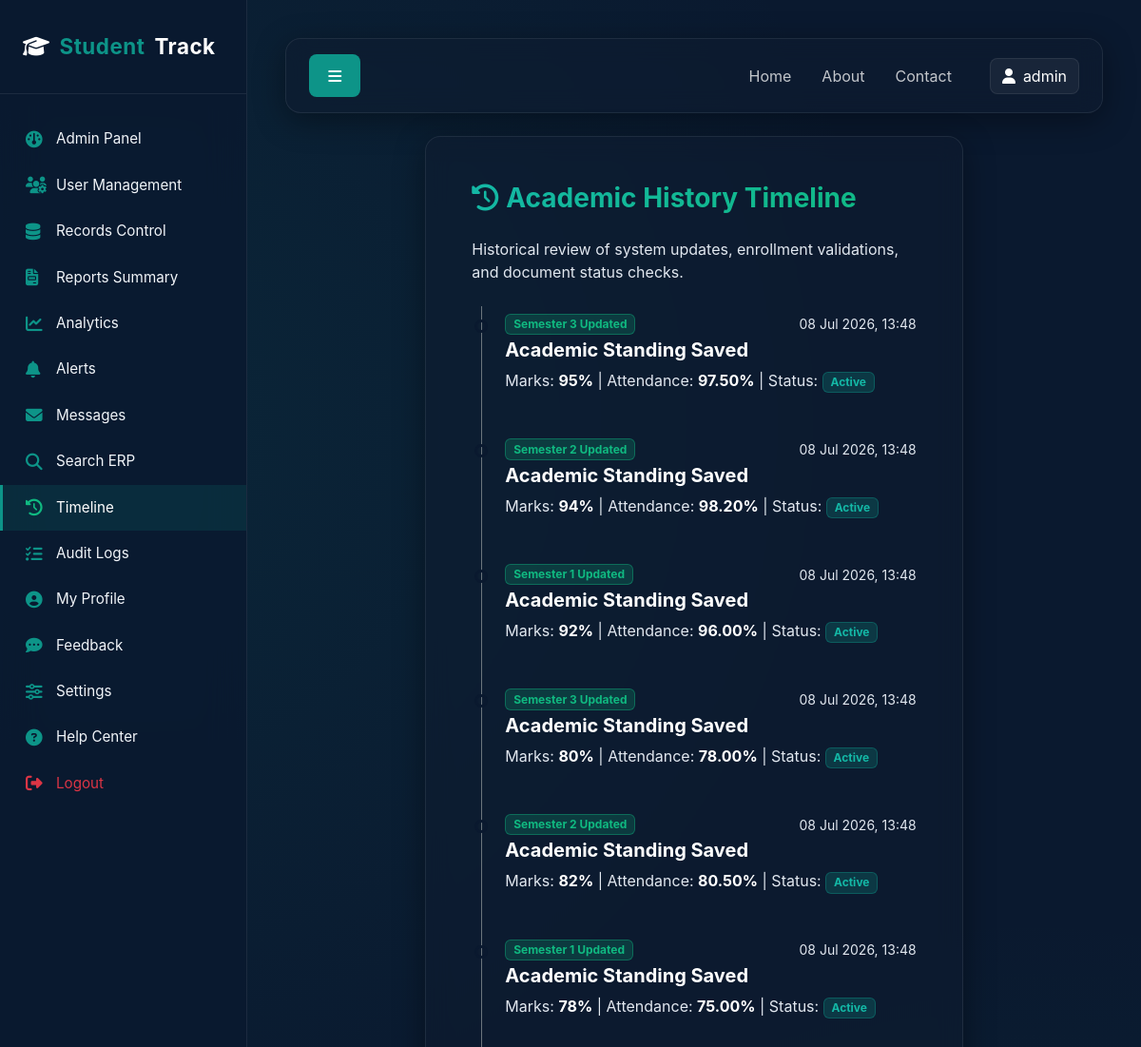
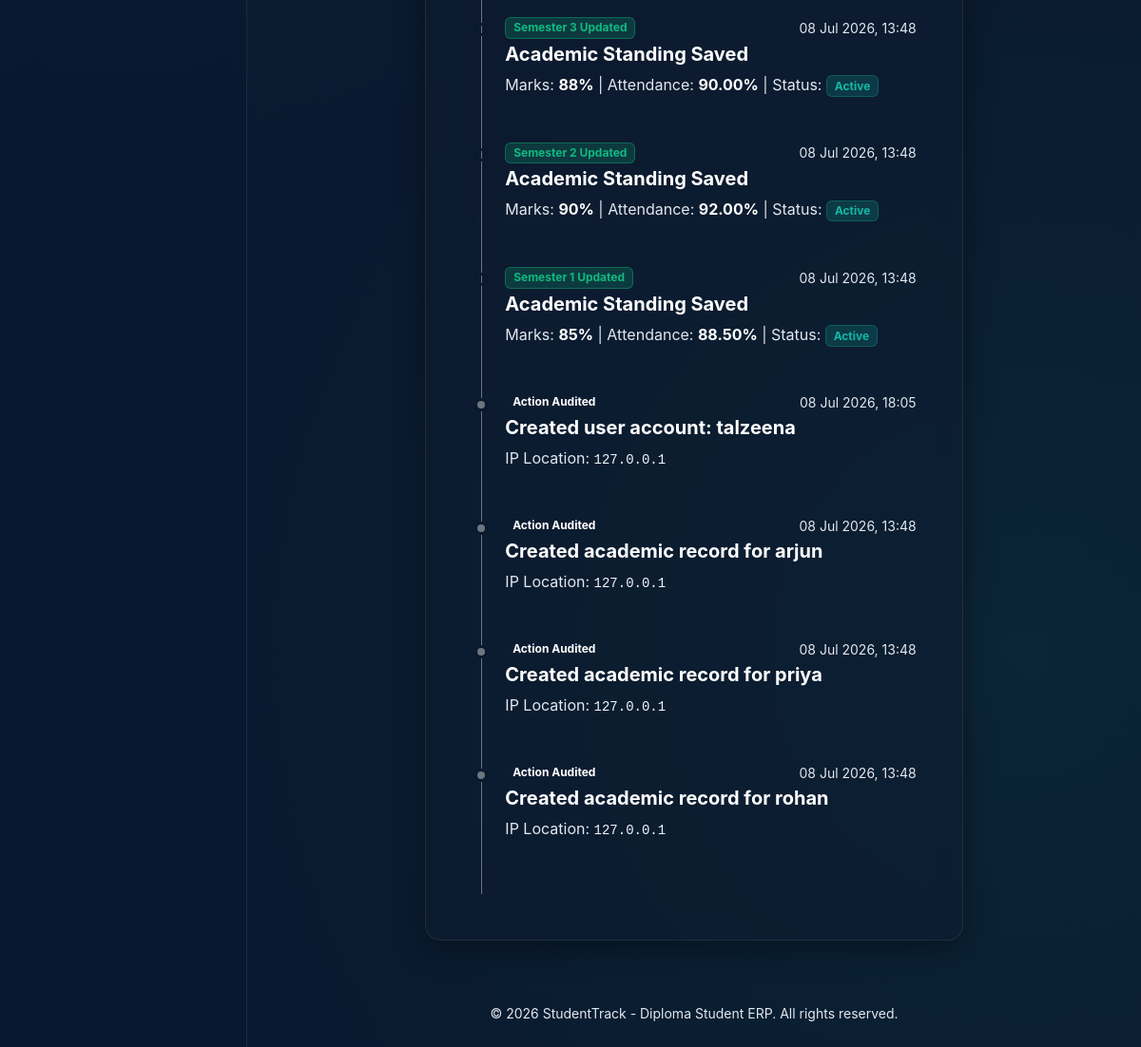
Page /history/ (signed in) on the committed database (2 pictures, top to bottom).
### erp/models.py (models this page shows, shortened)
class StudentRecord(models.Model):
    STATUS_CHOICES = [
        ('Active', 'Active'),
        ('Suspended', 'Suspended'),
        ('Graduated', 'Graduated'),
    ]
    student = models.ForeignKey(User, on_delete=models.CASCADE, related_name='records')
    semester = models.CharField(max_length=20)
    marks_obtained = models.IntegerField(default=0)
    attendance_percentage = models.DecimalField(max_digits=5, decimal_places=2, default=0.00)
    academic_status = models.CharField(max_length=20, choices=STATUS_CHOICES, default='Active')
    updated_at = models.DateTimeField(auto_now=True)
    created_by = models.ForeignKey(User, null=True, on_delete=models.SET_NULL, related_name='created_records')

class ActivityLog(models.Model):
    user = models.ForeignKey(User, null=True, on_delete=models.SET_NULL, related_name='activity_logs')
    action = models.CharField(max_length=255)
    timestamp = models.DateTimeField(auto_now_add=True)
    ip_address = models.CharField(max_length=50, null=True, blank=True)

### erp/views.py (the view)
# urls.py: path('history/', views.history_view, name='history'),
@login_required
def history_view(request):
    if request.user.profile.role == 'admin':
        logs = ActivityLog.objects.filter(action__icontains="Created").order_by('-timestamp')
        records = StudentRecord.objects.all().order_by('-updated_at')
    else:
        logs = request.user.activity_logs.filter(action__icontains="Uploaded").order_by('-timestamp')
        records = request.user.records.all().order_by('-updated_at')
    return render(request, 'erp/history.html', {'logs': logs, 'records': records})

### erp/templates/erp/history.html (shortened to what this page needs)
{% extends 'erp/base.html' %}
{% block content %}
<div class="row">
    <div class="col-lg-8 mx-auto">
        <div class="glass-card p-5">
            <h3 class="fw-bold mb-4 accent-text-gradient"><i class="fa-solid fa-clock-rotate-left me-2"></i>Academic History Timeline</h3>
            <p class="text-muted mb-4">Historical review of system updates, enrollment validations, and document status checks.</p>
            <div class="position-relative ps-4 border-start border-secondary py-2" style="margin-left: 10px;">
                {% for record in records %}
                <div class="mb-5 position-relative">
                    <div class="position-absolute bg-teal rounded-circle" style="width: 14px; height: 14px; left: -32px; top: 6px; border: 3px solid var(--bg-dark-blue);"></div>
                    <div class="d-flex justify-content-between align-items-center mb-1">
                        <span class="badge badge-accent">{{ record.semester }} Updated</span>
                        <small class="text-muted">{{ record.updated_at|date:"d M Y, H:i" }}</small>
                    </div>
                    <h5 class="fw-bold text-white mb-2">Academic Standing Saved</h5>
                    <p class="text-muted mb-0">Marks: <strong class="text-white">{{ record.marks_obtained }}%</strong> | Attendance: <strong class="text-white">{{ record.attendance_percentage }}%</strong> | Status: <span class="badge badge-teal">{{ record.academic_status }}</span></p>
                </div>
                {% endfor %}
                {% for log in logs %}
                <div class="mb-5 position-relative">
                    <div class="position-absolute bg-secondary rounded-circle" style="width: 14px; height: 14px; left: -32px; top: 6px; border: 3px solid var(--bg-dark-blue);"></div>
                    <div class="d-flex justify-content-between align-items-center mb-1">
                        <span class="badge badge-glass">Action Audited</span>
                        <small class="text-muted">{{ log.timestamp|date:"d M Y, H:i" }}</small>
                    </div>
                    <h5 class="fw-bold text-white mb-2">{{ log.action }}</h5>
                    <p class="text-muted mb-0">IP Location: <code class="text-teal-hover">{{ log.ip_address|default:"127.0.0.1" }}</code></p>
                </div>
                {% endfor %}
            </div>
        </div>
    </div>
</div>
{% endblock %}

### erp/templates/erp/base.html (shortened to what this page needs)
{% load static %}
<!DOCTYPE html>
<html lang="en">
<head>
    <link href="https://cdn.jsdelivr.net/npm/bootstrap@5.3.0/dist/css/bootstrap.min.css" rel="stylesheet">
    <link href="https://cdnjs.cloudflare.com/ajax/libs/font-awesome/6.4.0/css/all.min.css" rel="stylesheet">
    <link rel="stylesheet" href="{% static 'erp/css/theme.css' %}">
</head>
<body>
    <div id="wrapper">
        {% if user.is_authenticated %}
        <nav id="sidebar">
            <div class="sidebar-header">
                <a href="{% url 'dashboard' %}" class="sidebar-brand">
                    <i class="fa-solid fa-graduation-cap text-teal"></i>
                    <span>Student</span>Track
                </a>
            </div>
            <ul class="components-nav">
                {% if user.profile.role == 'admin' %}
                    <li class="{% if request.resolver_match.url_name == 'admin_dashboard' %}active{% endif %}">
                        <a href="{% url 'admin_dashboard' %}"><i class="fa-solid fa-gauge"></i> Admin Panel</a>
                    </li>
                    <li class="{% if request.resolver_match.url_name == 'user_management' %}active{% endif %}">
                        <a href="{% url 'user_management' %}"><i class="fa-solid fa-users-cog"></i> User Management</a>
                    </li>
                    <li class="{% if request.resolver_match.url_name == 'data_management' %}active{% endif %}">
                        <a href="{% url 'data_management' %}"><i class="fa-solid fa-database"></i> Records Control</a>
                    </li>
                {% endif %}
                <li class="{% if request.resolver_match.url_name == 'reports' %}active{% endif %}">
                    <a href="{% url 'reports' %}"><i class="fa-solid fa-file-invoice"></i> Reports Summary</a>
                </li>
                <li class="{% if request.resolver_match.url_name == 'analytics' %}active{% endif %}">
                    <a href="{% url 'analytics' %}"><i class="fa-solid fa-chart-line"></i> Analytics</a>
                </li>
                <li class="{% if request.resolver_match.url_name == 'notifications' %}active{% endif %}">
                    <a href="{% url 'notifications' %}"><i class="fa-solid fa-bell"></i> Alerts</a>
                </li>
                <li class="{% if request.resolver_match.url_name == 'messages' %}active{% endif %}">
                    <a href="{% url 'messages' %}"><i class="fa-solid fa-envelope"></i> Messages</a>
                </li>
                <li class="{% if request.resolver_match.url_name == 'search' %}active{% endif %}">
                    <a href="{% url 'search' %}"><i class="fa-solid fa-search"></i> Search ERP</a>
                </li>
                <li class="{% if request.resolver_match.url_name == 'history' %}active{% endif %}">
                    <a href="{% url 'history' %}"><i class="fa-solid fa-clock-rotate-left"></i> Timeline</a>
                </li>
                <li class="{% if request.resolver_match.url_name == 'activity_logs' %}active{% endif %}">
                    <a href="{% url 'activity_logs' %}"><i class="fa-solid fa-list-check"></i> Audit Logs</a>
                </li>
                <li class="{% if request.resolver_match.url_name == 'profile' %}active{% endif %}">
                    <a href="{% url 'profile' %}"><i class="fa-solid fa-user-circle"></i> My Profile</a>
                </li>
                <li class="{% if request.resolver_match.url_name == 'feedback' %}active{% endif %}">
                    <a href="{% url 'feedback' %}"><i class="fa-solid fa-comment-dots"></i> Feedback</a>
                </li>
                <li class="{% if request.resolver_match.url_name == 'settings' %}active{% endif %}">
                    <a href="{% url 'settings' %}"><i class="fa-solid fa-sliders"></i> Settings</a>
                </li>
                <li class="{% if request.resolver_match.url_name == 'help_center' %}active{% endif %}">
                    <a href="{% url 'help_center' %}"><i class="fa-solid fa-question-circle"></i> Help Center</a>
                </li>
                <li>
                    <a href="{% url 'logout' %}" class="text-danger"><i class="fa-solid fa-sign-out-alt text-danger"></i> Logout</a>
                </li>
            </ul>
        </nav>
        {% endif %}
        <div id="content" class="w-100">
            <nav class="navbar navbar-expand-lg glass-card py-3 px-4 mb-4">
                <div class="container-fluid p-0">
                    {% if user.is_authenticated %}
                    <button type="button" id="sidebarCollapse" class="btn btn-teal me-3">
                        <i class="fa-solid fa-bars"></i>
                    </button>
                    {% else %}
                    <a href="{% url 'home' %}" class="navbar-brand text-white fw-bold me-auto">
                        <i class="fa-solid fa-graduation-cap text-teal me-2"></i>StudentTrack
                    </a>
                    {% endif %}
                    <div class="collapse navbar-collapse d-none d-lg-flex justify-content-end" id="navbarContent">
                        <ul class="navbar-nav align-items-center gap-3">
                            <li class="nav-item">
                                <a href="{% url 'home' %}" class="nav-link text-white opacity-75">Home</a>
                            </li>
                            <li class="nav-item">
                                <a href="{% url 'about' %}" class="nav-link text-white opacity-75">About</a>
                            </li>
                            <li class="nav-item mb-0">
                                <a href="{% url 'contact' %}" class="nav-link text-white opacity-75 me-3">Contact</a>
                            </li>
                            {% if user.is_authenticated %}
                            <li class="nav-item dropdown">
                                <a class="btn btn-glass d-flex align-items-center gap-2" href="{% url 'profile' %}">
                                    {% if user.profile.profile_pic %}
                                        <img src="{{ user.profile.profile_pic.url }}" alt="avatar" class="rounded-circle" style="width: 25px; height: 25px; object-fit: cover;">
                                    {% else %}
                                        <i class="fa-solid fa-user text-teal"></i>
                                    {% endif %}
                                    <span>{{ user.username }}</span>
                                </a>
                            </li>
                            {% endif %}
                        </ul>
                    </div>
                </div>
            </nav>
            <div class="container-fluid p-0">
                {% block content %}{% endblock %}
            </div>
            <footer class="mt-5 text-center text-muted py-3">
                <small>&copy; 2026 StudentTrack - Diploma Student ERP. All rights reserved.</small>
            </footer>
        </div>
    </div>
</body>
</html>

### static/erp/css/theme.css (style rules this page uses)
:root { --bg-dark-blue: #0a192f; --bg-card-glass: rgba(16, 28, 48, 0.55); --border-glass: rgba(255, 255, 255, 0.08); --teal-green: #0d9488; --teal-green-hover: #14b8a6; --accent-green: #10b981; --light-gray: #f1f5f9; --pure-white: #ffffff; --text-muted: #e2e8f0; --sidebar-width: 260px; --transition-smooth: all 0.3s cubic-bezier(0.4, 0, 0.2, 1); }
.text-muted { color: #e2e8f0 !important; }
body { background-color: var(--bg-dark-blue); background-image: radial-gradient(circle at 10% 20%, rgba(13, 148, 136, 0.1) 0%, transparent 40%), radial-gradient(circle at 90% 80%, rgba(16, 185, 129, 0.08) 0%, transparent 40%); background-attachment: fixed; color: var(--pure-white); font-family: 'Inter', 'Outfit', -apple-system, BlinkMacSystemFont, "Segoe UI", Roboto, sans-serif; min-height: 100vh; overflow-x: hidden; }
.glass-card { background: var(--bg-card-glass); backdrop-filter: blur(12px); -webkit-backdrop-filter: blur(12px); border: 1px solid var(--border-glass); border-radius: 16px; box-shadow: 0 8px 32px 0 rgba(0, 0, 0, 0.37); transition: var(--transition-smooth); }
#wrapper { display: flex; width: 100%; align-items: stretch; }
#sidebar { min-width: var(--sidebar-width); max-width: var(--sidebar-width); background: rgba(10, 25, 47, 0.85); backdrop-filter: blur(20px); -webkit-backdrop-filter: blur(20px); border-right: 1px solid var(--border-glass); transition: var(--transition-smooth); min-height: 100vh; z-index: 1000; }
#content { width: 100%; padding: 2.5rem; min-height: 100vh; transition: var(--transition-smooth); }
.sidebar-header { padding: 2rem 1.5rem; border-bottom: 1px solid var(--border-glass); }
.sidebar-brand { font-size: 1.4rem; font-weight: 700; letter-spacing: 0.5px; color: var(--pure-white); text-decoration: none; display: flex; align-items: center; gap: 10px; }
.sidebar-brand span { color: var(--teal-green); }
.components-nav { padding: 1.5rem 0; list-style: none; margin: 0; }
.components-nav li a { padding: 0.8rem 1.5rem; font-size: 0.95rem; display: flex; align-items: center; gap: 12px; color: var(--light-gray); text-decoration: none; transition: var(--transition-smooth); border-left: 3px solid transparent; }
.components-nav li a:hover, .components-nav li.active a { color: var(--pure-white); background: rgba(13, 148, 136, 0.15); border-left-color: var(--teal-green); }
.components-nav li a i { width: 20px; font-size: 1.1rem; color: var(--teal-green); }
.components-nav li.active a i { color: var(--accent-green); }
.btn-teal { background-color: var(--teal-green); color: var(--pure-white); border: 1px solid transparent; transition: var(--transition-smooth); border-radius: 8px; font-weight: 600; padding: 0.6rem 1.2rem; }
.btn-glass { background: rgba(255, 255, 255, 0.05); border: 1px solid var(--border-glass); color: var(--pure-white); border-radius: 8px; transition: var(--transition-smooth); }
.badge-teal { background-color: rgba(13, 148, 136, 0.25); color: var(--teal-green-hover); border: 1px solid rgba(13, 148, 136, 0.4); }
.badge-accent { background-color: rgba(16, 185, 129, 0.2); color: var(--accent-green); border: 1px solid rgba(16, 185, 129, 0.4); }
.accent-text-gradient { background: linear-gradient(135deg, var(--teal-green-hover) 0%, var(--accent-green) 100%); background-clip: text; -webkit-background-clip: text; -webkit-text-fill-color: transparent; }
.text-teal-hover { color: #f1f5f9 !important; }

### rows in the picture
StudentRecord: semester "Semester 3", updated_at "08 Jul 2026, 13:48", marks_obtained "95", attendance_percentage "97.50", academic_status "Active"
StudentRecord: semester "Semester 2", updated_at "08 Jul 2026, 13:48", marks_obtained "94", attendance_percentage "98.20", academic_status "Active"
StudentRecord: semester "Semester 1", updated_at "08 Jul 2026, 13:48", marks_obtained "92", attendance_percentage "96.00", academic_status "Active"
StudentRecord: semester "Semester 3", updated_at "08 Jul 2026, 13:48", marks_obtained "80", attendance_percentage "78.00", academic_status "Active"
StudentRecord: semester "Semester 2", updated_at "08 Jul 2026, 13:48", marks_obtained "82", attendance_percentage "80.50", academic_status "Active"
StudentRecord: semester "Semester 1", updated_at "08 Jul 2026, 13:48", marks_obtained "78", attendance_percentage "75.00", academic_status "Active"
StudentRecord: semester "Semester 3", updated_at "08 Jul 2026, 13:48", marks_obtained "88", attendance_percentage "90.00", academic_status "Active"
StudentRecord: semester "Semester 2", updated_at "08 Jul 2026, 13:48", marks_obtained "90", attendance_percentage "92.00", academic_status "Active"
StudentRecord: semester "Semester 1", updated_at "08 Jul 2026, 13:48", marks_obtained "85", attendance_percentage "88.50", academic_status "Active"
ActivityLog: timestamp "08 Jul 2026, 18:05", action "Created user account: talzeena", ip_address "127.0.0.1"
ActivityLog: timestamp "08 Jul 2026, 13:48", action "Created academic record for arjun", ip_address "127.0.0.1"
ActivityLog: timestamp "08 Jul 2026, 13:48", action "Created academic record for priya", ip_address "127.0.0.1"
ActivityLog: timestamp "08 Jul 2026, 13:48", action "Created academic record for rohan", ip_address "127.0.0.1"

### other values in the picture
{{ user.username }} "admin"
